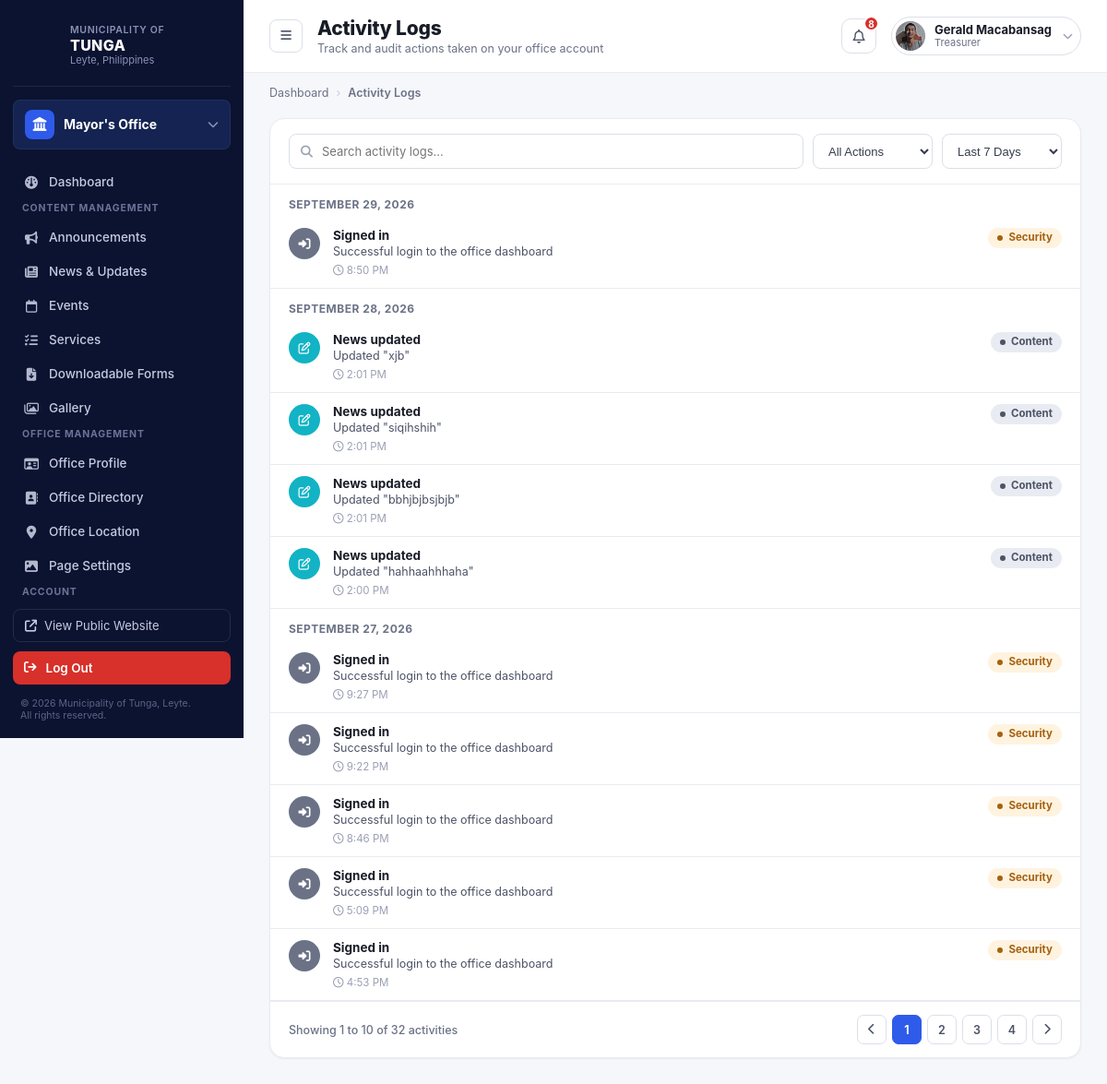
The page /office-dashboard/office-log (signed in) on the database as committed earlier.
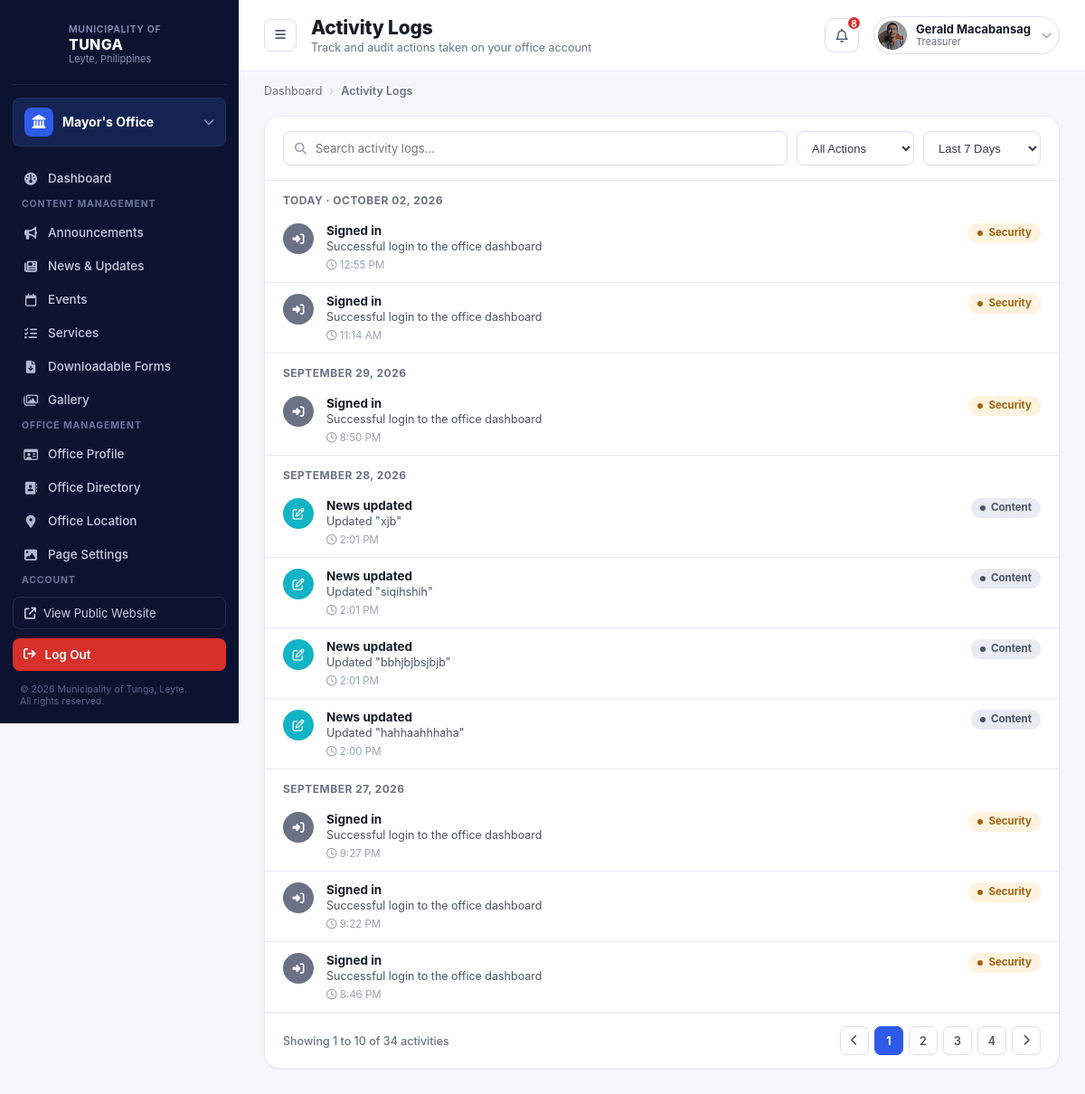
The same page on the database as committed later.
### office_dashboard/models.py (models this page shows, shortened)
class OfficeRepresentative(models.Model):
    user = models.OneToOneField(User, on_delete=models.CASCADE, related_name="office_rep")
    office = models.OneToOneField(Office, on_delete=models.CASCADE, related_name="representative")
    position = models.CharField(max_length=100, blank=True)
    mobile_number = models.CharField(max_length=20, blank=True)
    photo = models.ImageField(upload_to="rep_photos/", blank=True, null=True)   # ADD THIS LINE
    @property
    def unread_notifications_count(self):
        return self.notifications.filter(is_read=False).count()
    @property
    def recent_notifications(self):
        return self.notifications.order_by('-created_at')[:5]

class ActivityLog(models.Model):
    CATEGORY_CHOICES = [
        ("content", "Content"),
        ("account", "Account"),
        ("security", "Security"),
    ]
    representative = models.ForeignKey(
        OfficeRepresentative,
        on_delete=models.CASCADE,
        related_name="activity_logs"
    )
    title = models.CharField(max_length=255)
    description = models.CharField(max_length=500, blank=True)
    category = models.CharField(max_length=20, choices=CATEGORY_CHOICES, default="content")
    icon = models.CharField(max_length=50, default="fa-solid fa-circle-info")
    icon_color = models.CharField(max_length=20, default="var(--blue-600)")
    created_at = models.DateTimeField(auto_now_add=True)
    class Meta:
        ordering = ["-created_at"]

### offices/models.py (models this page shows, shortened)
class Office(models.Model):
    name = models.CharField(max_length=100)
    slug = models.SlugField(unique=True, max_length=150)
    logo = models.ImageField(upload_to="office_logos/", blank=True, null=True)
    about = models.TextField(blank=True)
    description = models.TextField(blank=True)
    head_name = models.CharField(max_length=255, blank=True)
    position_title = models.CharField(max_length=255, blank=True)
    office_hours = models.CharField(max_length=255, blank=True)
    location = models.CharField(max_length=255, blank=True)
    email = models.EmailField(blank=True)
    telephone = models.CharField(max_length=100, blank=True)
    service_pledge = models.TextField(blank=True)
    mandate = models.TextField(blank=True)
    vision = models.TextField(blank=True)
    mission = models.TextField(blank=True)
    goal = models.TextField(blank=True)
    objective = models.TextField(blank=True)
    facebook_url = models.URLField(
        blank=True,
        help_text="Link to this office's official Facebook page, shown as an icon on its public page.",
    )
    twitter_url = models.URLField(
        blank=True,
        help_text="Link to this office's official X (Twitter) page, shown as an icon on its public page.",
    )
    instagram_url = models.URLField(
        blank=True,
        help_text="Link to this office's official Instagram page, shown as an icon on its public page.",
    )
    youtube_url = models.URLField(
        blank=True,
        help_text="Link to this office's official YouTube channel, shown as an icon on its public page.",
    )
    hero_image = models.ImageField(
        upload_to="office_hero/",
        blank=True,
        null=True,
        help_text="Banner image shown at the top of this office's public page. Defaults to the standard municipal hall photo when empty.",
    )
    is_visible = models.BooleanField(
        default=True,
        help_text="Uncheck to hide this office from the public Offices page."
    )

### office_dashboard/views.py (the view)
# urls.py: path('office-log', views.activity_log, name='log'),
@office_rep_required
def activity_log(request, rep):
    logs = rep.activity_logs.all()
    q = request.GET.get('q', '').strip()
    if q:
        logs = logs.filter(title__icontains=q)
    category = request.GET.get('category', '')
    if category:
        logs = logs.filter(category=category)
    range_ = request.GET.get('range', '7')
    if range_ != 'all':
        since = timezone.now() - timedelta(days=int(range_))
        logs = logs.filter(created_at__gte=since)
    paginator = Paginator(logs, 10)
    page_obj = paginator.get_page(request.GET.get('page'))
    today = timezone.localdate()
    yesterday = today - timedelta(days=1)
    grouped = []
    for log_date, items in groupby(page_obj.object_list, key=lambda l: timezone.localtime(l.created_at).date()):
        items = list(items)
        if log_date == today:
            label = f"Today · {log_date.strftime('%B %d, %Y')}"
        elif log_date == yesterday:
            label = f"Yesterday · {log_date.strftime('%B %d, %Y')}"
        else:
            label = log_date.strftime('%B %d, %Y')
        grouped.append({"label": label, "items": items})
    return render(request, "office_dashboard/activity-logs.html", {
        "rep": rep,
        "page_obj": page_obj,
        "grouped_logs": grouped,
        "current_q": q,
        "current_category": category,
        "current_range": range_,
    })

### templates/office_dashboard/activity-logs.html (shortened to what this page needs)
{% extends "representative_dashboard_base.html" %}
{% load static %}
{% block content %}
  <div class="main">
    <header class="topbar">
      <div class="topbar-left">
        <button class="menu-btn" onclick="document.getElementById('sidebar').classList.toggle('open')"><i class="fa-solid fa-bars"></i></button>
        <div class="page-heading">
          <h1>Activity Logs</h1>
          <p>Track and audit actions taken on your office account</p>
        </div>
      </div>
      <div class="topbar-right">
        <button class="icon-button" id="notifBellBtn" type="button" aria-haspopup="true" aria-expanded="false"><i class="fa-regular fa-bell"></i>{% if rep.unread_notifications_count > 0 %}<span class="dot">{{ rep.unread_notifications_count }}</span>{% endif %}</button>
        <div class="user-chip">
          <img src="{% if rep.photo %}{{ rep.photo.url }}{% else %}{% static 'images/icon/profile_logo.jpeg' %}{% endif %}" alt="">
          <div class="who"><div class="name">{{ rep.user.get_full_name|default:rep.user.username }}</div><div class="role">{{ rep.position|default:"Office Representative" }}</div></div>
          <i class="fa-solid fa-chevron-down chev"></i>
        </div>
      </div>
    </header>
    <nav class="breadcrumbs">
      <span>Dashboard</span><span class="sep">›</span><span class="current">Activity Logs</span>
    </nav>
    <main class="content">
      <section class="panel">
                <form method="get" class="filters-row">
                  <label class="field search" style="flex:1;"><i class="fa-solid fa-magnifying-glass"></i><input type="text" name="q" value="{{ current_q }}" placeholder="Search activity logs..." onchange="this.form.submit()"></label>
                  <select class="field" name="category" onchange="this.form.submit()">
                    <option value="" {% if current_category == "" %}selected{% endif %}>All Actions</option>
                  </select>
                  <select class="field" name="range" onchange="this.form.submit()">
                    <option value="7" {% if current_range == "7" %}selected{% endif %}>Last 7 Days</option>
                  </select>
                </form>
                {% for day in grouped_logs %}
                  <div class="log-day-label">{{ day.label }}</div>
                  {% for log in day.items %}
                  <div class="log-item">
                    <span class="log-icon" style="--icon-bg: {{ log.icon_color }};"><i class="{{ log.icon }}"></i></span>
                    <div class="log-body">
                      <div class="log-title">{{ log.title }}</div>
                      {% if log.description %}<div class="log-desc">{{ log.description }}</div>{% endif %}
                      <div class="log-meta"><i class="fa-regular fa-clock"></i> {{ log.created_at|date:"g:i A" }}</div>
                    </div>
                    <span class="badge badge-{% if log.category == 'security' %}amber{% else %}gray{% endif %}">{{ log.get_category_display }}</span>
                  </div>
                  {% endfor %}
                {% empty %}
                  <p style="text-align:center;color:var(--gray-400);padding:24px;">No activity yet.</p>
                {% endfor %}
                <div class="pagination">
                  <span>
                    {% if page_obj.paginator.count == 0 %}No activity found{% else %}Showing {{ page_obj.start_index }} to {{ page_obj.end_index }} of {{ page_obj.paginator.count }} activities{% endif %}
                  </span>
                  <div class="page-nums">
                    {% if page_obj.has_previous %}
                      <a class="page-btn" href="?page={{ page_obj.previous_page_number }}&q={{ current_q }}&category={{ current_category }}&range={{ current_range }}"><i class="fa-solid fa-chevron-left"></i></a>
                    {% else %}
                      <span class="page-btn"><i class="fa-solid fa-chevron-left"></i></span>
                    {% endif %}
                    {% for num in page_obj.paginator.page_range %}
                      {% if num == page_obj.number %}
                        <span class="page-btn active">{{ num }}</span>
                      {% else %}
                        <a class="page-btn" href="?page={{ num }}&q={{ current_q }}&category={{ current_category }}&range={{ current_range }}">{{ num }}</a>
                      {% endif %}
                    {% endfor %}
                    {% if page_obj.has_next %}
                      <a class="page-btn" href="?page={{ page_obj.next_page_number }}&q={{ current_q }}&category={{ current_category }}&range={{ current_range }}"><i class="fa-solid fa-chevron-right"></i></a>
                    {% else %}
                      <span class="page-btn"><i class="fa-solid fa-chevron-right"></i></span>
                    {% endif %}
                  </div>
                </div>
      </section>
    </main>
  </div>
</div>
{% endblock %}

### templates/representative_dashboard_base.html (shortened to what this page needs)
<!DOCTYPE html>
{% load static %}
<html lang="en">
<head>
<link rel="stylesheet" href="{% static 'css/office_rep_style.css' %}">
<link rel="stylesheet" href="https://cdnjs.cloudflare.com/ajax/libs/font-awesome/6.5.1/css/all.min.css">
</head>
<body data-page="{% block body_page %}dashboard{% endblock %}">
<div class="app-shell">
  <aside class="sidebar" id="sidebar">
    <div class="sidebar-brand">
      <div class="sidebar-brand-text">
        <div class="muni">Municipality of</div>
        <div class="name">TUNGA</div>
        <div class="place">Leyte, Philippines</div>
      </div>
    </div>
    <div class="office-switcher">
      <span class="icon"><i class="fa-solid fa-landmark"></i></span>
      <span class="label">{{ rep.office.name }}</span>
      <i class="fa-solid fa-chevron-down chev"></i>
    </div>
    <div class="sidebar-nav" id="sidebarNav">
    <ul>
      {% url 'office_dashboard:dashboard' as dashboard_url %}
      <li class="nav-item{% if request.path == dashboard_url %} active{% endif %}"><a href="{% url 'office_dashboard:dashboard' %}" style="display:flex;align-items:center;gap:11px;width:100%;color:inherit;"><span class="glyph"><i class="fa-solid fa-gauge"></i></span> Dashboard</a></li>
    </ul>
    <ul>
      <li class="nav-section-title">Content Management</li>
      {% url 'office_dashboard:rep_announce' as announce_url %}
      <li class="nav-item{% if request.path == announce_url %} active{% endif %}"><a href="{{ announce_url }}" style="display:flex;align-items:center;gap:11px;width:100%;color:inherit;"><span class="glyph"><i class="fa-solid fa-bullhorn"></i></span> Announcements</a></li>
      {% url 'office_dashboard:news_update' as news_url %}
      <li class="nav-item{% if request.path == news_url %} active{% endif %}"><a href="{{ news_url }}" style="display:flex;align-items:center;gap:11px;width:100%;color:inherit;"><span class="glyph"><i class="fa-solid fa-newspaper"></i></span> News &amp; Updates</a></li>
      {% url 'office_dashboard:event' as event_url %}
      <li class="nav-item{% if request.path == event_url %} active{% endif %}"><a href="{{ event_url }}" style="display:flex;align-items:center;gap:11px;width:100%;color:inherit;"><span class="glyph"><i class="fa-regular fa-calendar"></i></span> Events</a></li>
      {% url 'office_dashboard:services' as services_url %}
      <li class="nav-item{% if request.path == services_url %} active{% endif %}"><a href="{{ services_url }}" style="display:flex;align-items:center;gap:11px;width:100%;color:inherit;"><span class="glyph"><i class="fa-solid fa-list-check"></i></span> Services</a></li>
      {% url 'office_dashboard:downloadable_form' as forms_url %}
      <li class="nav-item{% if request.path == forms_url %} active{% endif %}"><a href="{{ forms_url }}" style="display:flex;align-items:center;gap:11px;width:100%;color:inherit;"><span class="glyph"><i class="fa-solid fa-file-arrow-down"></i></span> Downloadable Forms</a></li>
      {% url 'office_dashboard:gallery' as gallery_url %}
      <li class="nav-item{% if request.path == gallery_url %} active{% endif %}"><a href="{{ gallery_url }}" style="display:flex;align-items:center;gap:11px;width:100%;color:inherit;"><span class="glyph"><i class="fa-regular fa-images"></i></span> Gallery</a></li>
    </ul>
    <ul>
      <li class="nav-section-title">Office Management</li>
      {% url 'office_dashboard:profile' as profile_url %}
      <li class="nav-item{% if request.path == profile_url %} active{% endif %}"><a href="{{ profile_url }}" style="display:flex;align-items:center;gap:11px;width:100%;color:inherit;"><span class="glyph"><i class="fa-regular fa-id-card"></i></span> Office Profile</a></li>
      {% url 'office_dashboard:directory' as directory_url %}
      <li class="nav-item{% if request.path == directory_url %} active{% endif %}"><a href="{{ directory_url }}" style="display:flex;align-items:center;gap:11px;width:100%;color:inherit;"><span class="glyph"><i class="fa-solid fa-address-book"></i></span> Office Directory</a></li>
      {% url 'office_dashboard:location' as location_url %}
      <li class="nav-item{% if request.path == location_url %} active{% endif %}"><a href="{{ location_url }}" style="display:flex;align-items:center;gap:11px;width:100%;color:inherit;"><span class="glyph"><i class="fa-solid fa-location-dot"></i></span> Office Location</a></li>
      {% url 'office_dashboard:page_settings' as page_settings_url %}
      <li class="nav-item{% if request.path == page_settings_url %} active{% endif %}"><a href="{{ page_settings_url }}" style="display:flex;align-items:center;gap:11px;width:100%;color:inherit;"><span class="glyph"><i class="fa-solid fa-image"></i></span> Page Settings</a></li>
    </ul>
    <ul>
      <li class="nav-section-title">Account</li>
      {% url 'office_dashboard:account' as account_url %}
      {% url 'office_dashboard:change_pass' as changepass_url %}
    </ul>
      {% url 'office_dashboard:notification' as notif_url %}
      {% url 'office_dashboard:log' as log_url %}
    </div>
    <div class="sidebar-footer">
      <a href="{% url 'home' %}" class="sidebar-view-site" style="color:inherit;" target="_blank"><i class="fa-solid fa-arrow-up-right-from-square"></i> View Public Website</a>
      <a class="sidebar-logout"><i class="fa-solid fa-arrow-right-from-bracket"></i> Log Out</a>
    </div>
    <div class="sidebar-copy">© 2026 Municipality of Tunga, Leyte.<br>All rights reserved.</div>
  </aside>
    {% block content %}
    {% endblock %}
</body>
</html>

Rows that differ between the two databases and show on the page:
no longer on this page (row unchanged): ActivityLog: title "Signed in", description "Successful login to the office dashboard", created_at "5:09 PM", category "Security", shown under "SEPTEMBER 27, 2026"
no longer on this page (row unchanged): ActivityLog: title "Signed in", description "Successful login to the office dashboard", created_at "4:53 PM", category "Security", shown under "SEPTEMBER 27, 2026"
added ActivityLog: title "Signed in", description "Successful login to the office dashboard", created_at "12:55 PM", category "Security", shown under "TODAY · OCTOBER 02, 2026"
added ActivityLog: title "Signed in", description "Successful login to the office dashboard", created_at "11:14 AM", category "Security", shown under "TODAY · OCTOBER 02, 2026"
Other text that changed with them:
{{ page_obj.paginator.count }}: "32" → "34"
new list line: "TODAY · OCTOBER 02, 2026"
